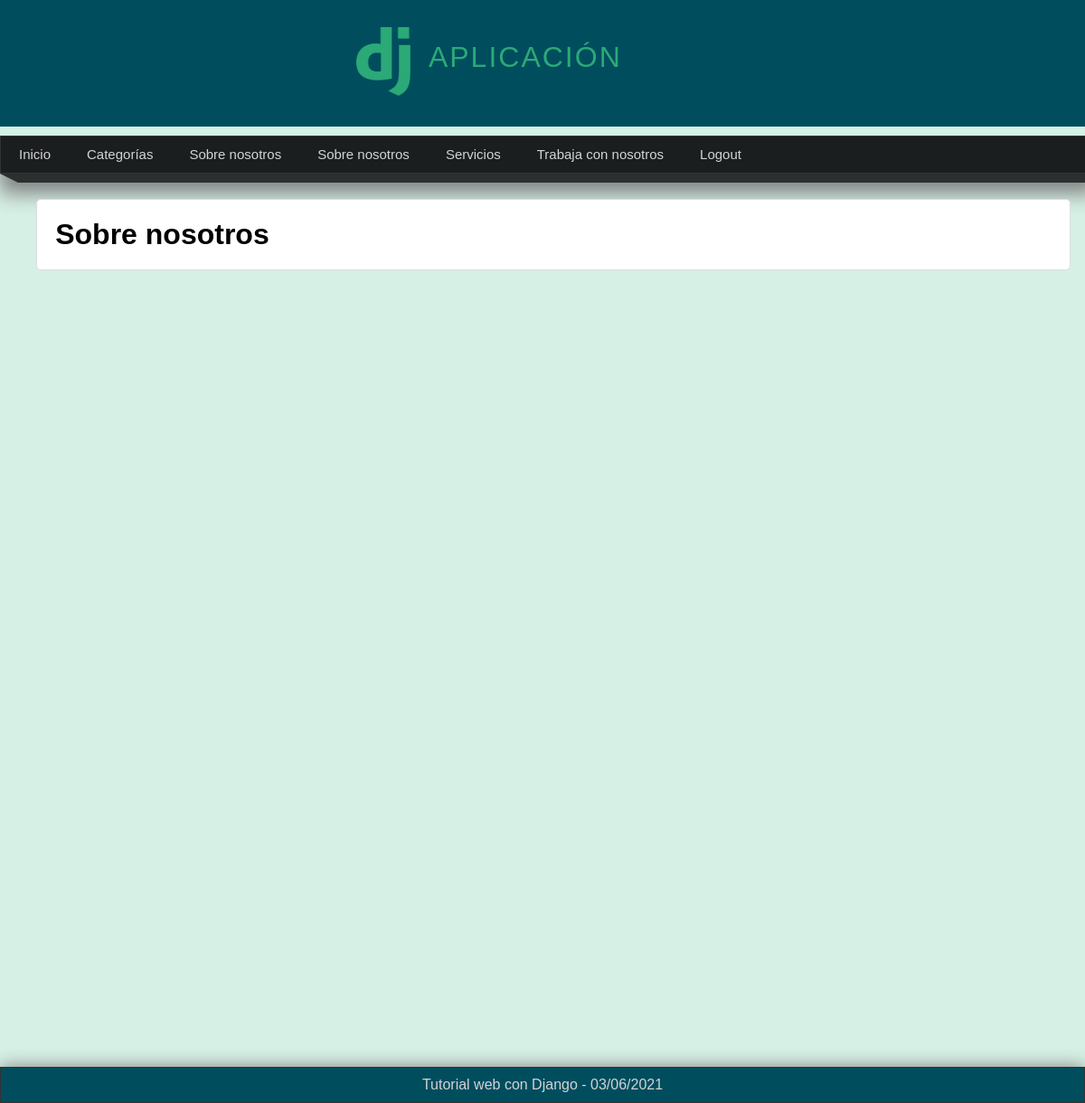
Before: /about-us/ (signed in) with the older database file.
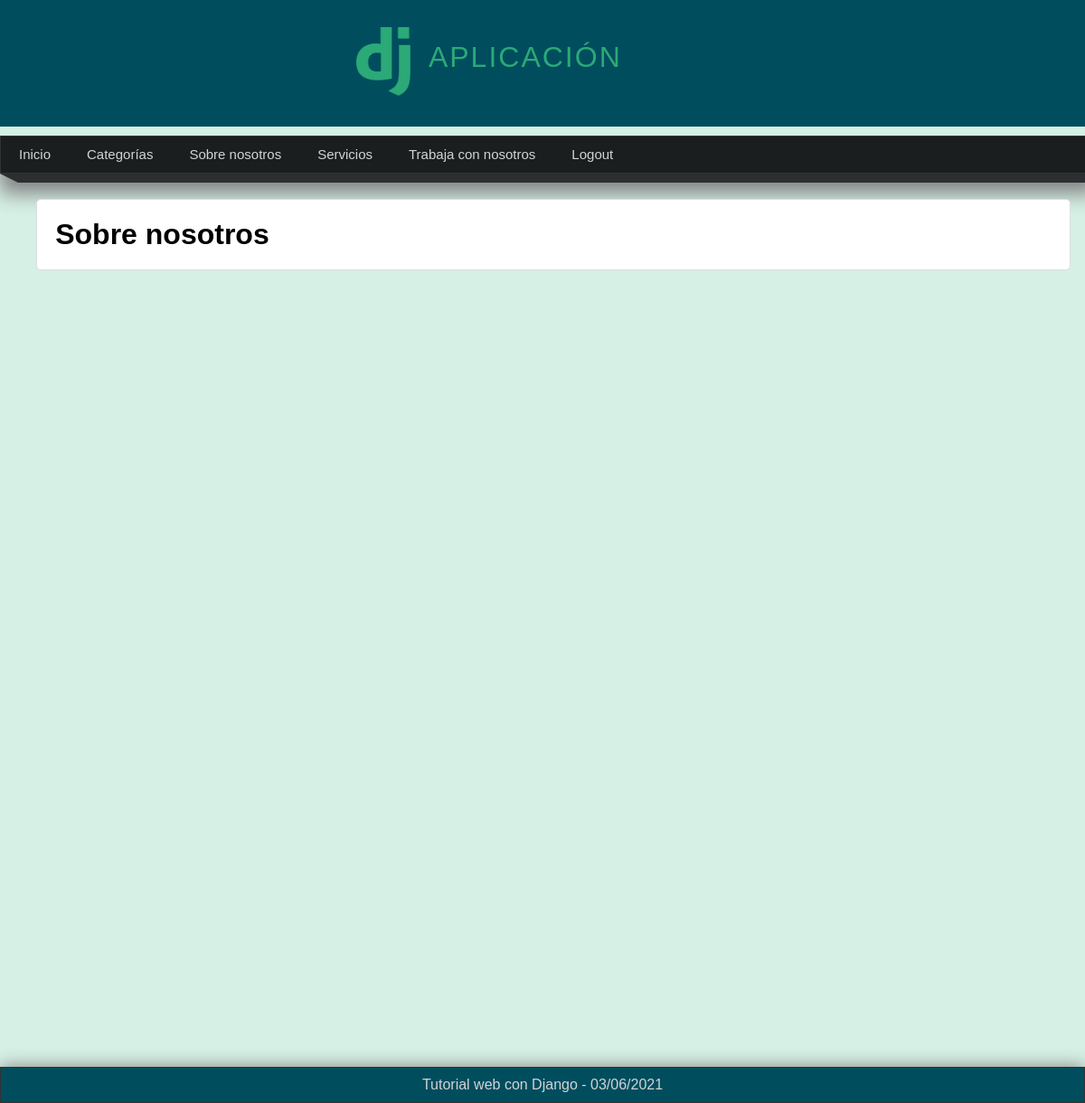
After: the same page with the newer database file.
### pages/models.py (models this page shows, shortened)
class Page(models.Model):
    title = models.CharField(max_length=100, verbose_name="título")
    content = RichTextField(max_length=500, verbose_name="contenido")
    slug = models.CharField(max_length=50, verbose_name="Slug", unique=True)
    order = models.IntegerField(default=0, verbose_name="Orden")
    public = models.BooleanField(verbose_name="publicado")
    create_at = models.DateTimeField(auto_now_add=True, verbose_name="creado en")
    update_at = models.DateTimeField(auto_now=True, verbose_name="actualizado en")
    class Meta:
        verbose_name= "Página"
        verbose_name_plural = "Páginas"

### main_app/views.py (the view)
# urls.py: path('about-us/', views.about_us, name="about_us"),
@login_required(login_url="login")
def about_us(request):
    return render(request, 'main_app/about.html', {
        'title': 'Sobre nosotros'
    })

### blog/processor.py (called while the page is built)
def get_categories(request):
    ids_categories_use = Article.objects.filter(public=True).values_list('categories', flat=True)
    categories = Category.objects.filter(id__in=ids_categories_use).values_list('id','name')
    return {
        'categories': categories,
        'ids': ids_categories_use
    }

### pages/context_processor.py (called while the page is built)
def get_pages(request):
    pages = Page.objects.filter(public=True).order_by('order').values_list('id', 'title', 'slug')
    return {
        'pages': pages
    }

### main_app/templates/main_app/about.html (shortened to what this page needs)
{% extends 'layouts/layout_general.html' %}
{% block content %}
     <h1>{{title}}</h1>
{% endblock %}

### main_app/templates/layouts/layout_general.html (shortened to what this page needs)
<!DOCTYPE html>
<html lang="es">
<head>
    {% load static %}
    <link rel="stylesheet" type="text/css" href="{% static 'css/styles.css'%}">
</head>
<body>
    <header>
        <div id="logo">
            <img src="{% static 'images/logo.png'%}">
            <h1>Aplicación</h1>
        </div>
        <nav>
            <ul>
                <li>
                   <a href= "{% url 'index' %}">Inicio</a>
                 </li>
            {% if user.email %}
                <li>
                   <a href= "{% url 'articles' %}">Categorías</a>
                </li>
                <li>
                    <a href= "{% url 'about_us' %}">Sobre nosotros</a>
                </li>
                {% for page in pages %}
                     <li>
                         <a href="{% url 'page' page.2 %}">{{ page.1 }}</a>
                    </li>
                {% endfor %}
                <li>
                   <a href= "{% url 'logout' %}">Logout</a>
                </li>
            {% endif %}
            </ul>
        </nav>
        <div class="separator">
            <span class="left-corner"></span>
            <span class="content-separator"></span>
        </div>
    </header>
    <div id="content">
        <div class="box">
            {% block content %}{% endblock %}
        </div>
    </div>
    <footer>Tutorial web con Django - {% now "d/m/Y" %}</footer>
</body>
</html>

Changed rows visible on the page:
removed Page: title "Sobre nosotros"
Other visible differences:
{{ title }}: (not shown) → "Sobre nosotros"
